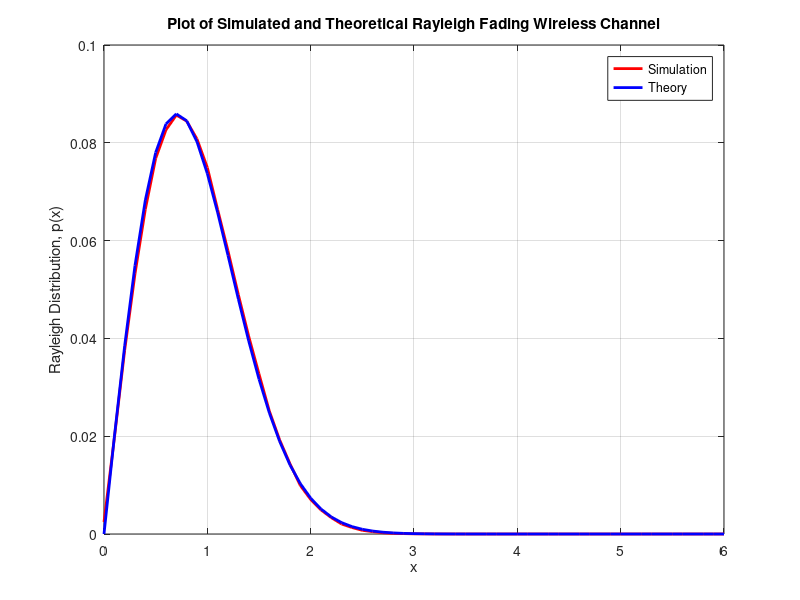
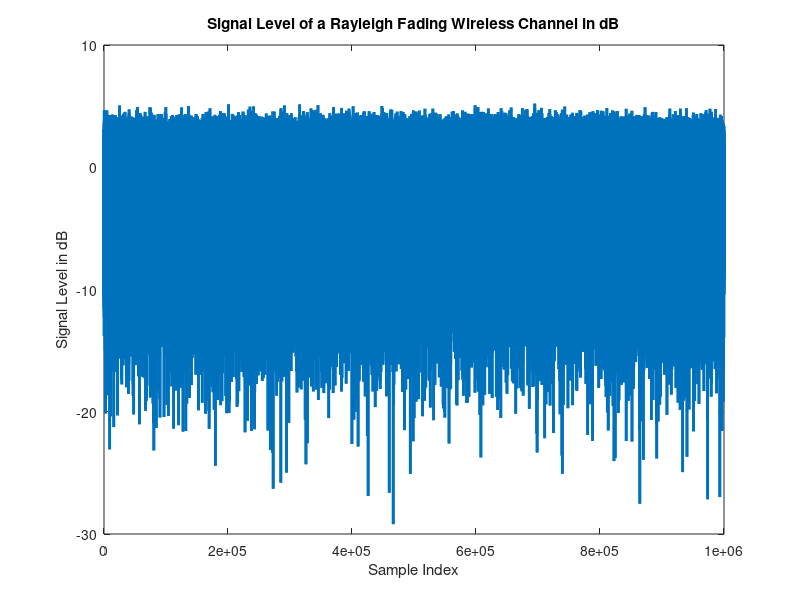
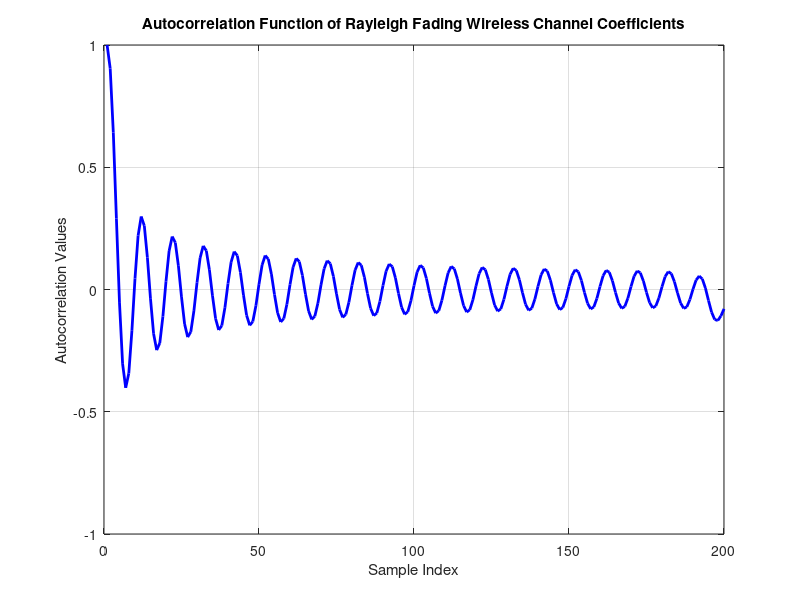
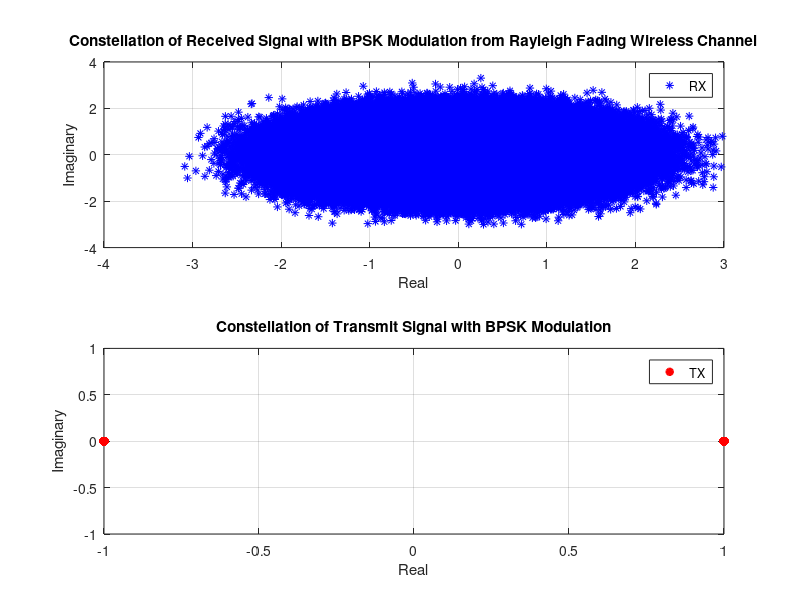

Here is the MATLAB script that generated these plots, in order:


%%%%%%%%%%%%%%%%%%%%%%%%%%%%%%%%%%%%%%%%%%%%%%%%%%%%%%%%%%%%%%%%%%%%%%%%%%
% Title     : Simulation of a Rayleigh Fading Wireless Channel
% Author    : balarcode
% Version   : 2.2
% Date      : 13th May 2025
% File Type : Matlab Script
% File Test : Verified on Matlab R2024b
% Comments  : Short-term fast fading of a wireless channel
%             can be modeled as a Rayleigh fading channel.
%             The channel has no line of sight (LOS) between transmitter
%             and receiver and includes multipath propagation of a
%             transmitted EM wave through multiple scatterers in the
%             vicinity of the wireless receiver.
%             Rayleigh fading channel is a statistical channel model.
%
% All Rights Reserved.
% %%%%%%%%%%%%%%%%%%%%%%%%%%%%%%%%%%%%%%%%%%%%%%%%%%%%%%%%%%%%%%%%%%%%%%%%
%%

clear
close all

%-------------------------------------------------------------------------
% Simulation Parameter Initialization
%-------------------------------------------------------------------------
% Maximum Doppler frequency due to wireless receiver's motion
fd_max = 200;

% Sampling period (To be taken to be less than the Doppler period to keep 
% ICI due to Doppler sufficiently low in time)
Ts = 0.1/fd_max;
fs = 1/Ts; % Sampling frequency

% Carrier frequency
fc = 1.8e9;
lambda = 3e8/fc; % velocity (m/s) / frequency (Hz)

% Number of samples considered in the simulation
num_samples = 10^6;

M = 32;
n = 1 : M;
N = 4 * M;

% Initialize r_i and r_q to all zeros
r_i = zeros(1, num_samples); % Returns a vector of order 1 x num_samples with elements being zeros
r_q = r_i;

%-------------------------------------------------------------------------
% Simulation of a Rayleigh Fading Wireless Channel
%-------------------------------------------------------------------------
% Doppler frequency
fn = fd_max * cos(2 * pi * (n-0.5)/N); 
% NOTE: Since the Doppler frequency is very small compared to the carrier frequency,
%       the electric field components can be modeled as a narrow band random process.

% angle_n is the angle of the nth scattered wave arriving at the receiver w.r.t the direction of motion of the receiver
% NOTE: The scattered waves arrive at a uniform distribution angle.
angle_n = pi * n/(M); 

% 'alpha_n' is a real random variable representing the amplitude of the scattered waves
alpha_n = sign(randn(1, M));

% The phase of the scattered waves are statistically independent and
% uniformly distributed in (0, 2*pi)
theta = 2 * pi * rand(1, M);

m = (1 : num_samples);

% Phase of the nth scattered wave arriving at the receiver with 
% Doppler shift included = (2*pi*fn*t)+theta; where 't' is sampled at 'm*Ts'
for idx = 1 : M
    r_i(m) = r_i(m) + alpha_n(idx) * cos(angle_n(idx)) * cos(2*pi*fn(idx)*m*Ts+theta(idx));
    r_q(m) = r_q(m) + alpha_n(idx) * sin(angle_n(idx)) * cos(2*pi*fn(idx)*m*Ts+theta(idx));
end
% NOTE-1: r_i and r_q represent the Gaussian random variables for the in-phase and 
%         quadrature-phase of the resultant electric field at the wireless receiver.
%         These two Gaussian random variables are independent and identically distributed.
% NOTE-2: Jakes Method uses Sum of Sinusoids to obtain the Gaussian random
%         variables with Doppler shift and angle of arrival included.

% Complex baseband fading signal from a Rayleigh fading channel
fading_signal = (r_i + 1i*r_q) * (sqrt(2/M));
% NOTE: Also called as Rayleigh fading channel coefficients.

% NOTE: The distribution of magnitude of the fading signal follows a 
% Rayleigh probability distribution.
magnitude_fading_signal = abs(fading_signal);

%------------------------------------------------------------------------
% TRANSMIT DATA
%------------------------------------------------------------------------
transmit_data = sign(randn(1, num_samples)); % BPSK modulated random data

%------------------------------------------------------------------------
% RECEIVED SIGNAL
%------------------------------------------------------------------------
received_signal = transmit_data.*fading_signal;
magnitude_received_signal = abs(received_signal);

%------------------------------------------------------------------------
% FIGURE(S)
%------------------------------------------------------------------------
figure(1)
X = (0 : 0.1 : 6);
[rayleigh_fading_sim, X_sim] = hist(magnitude_received_signal, X);
plot(X, rayleigh_fading_sim/sum(rayleigh_fading_sim), '-r', 'LineWidth', 2);
hold on;

sigma = 1/sqrt(2); % Standard deviation
rayleigh_fading_theory = (X./(sigma^2)).*exp((-X.^2)/(2*(sigma^2)));
plot(X, rayleigh_fading_theory/sum(rayleigh_fading_theory), '-b', 'LineWidth', 2);

grid on;
legend('Simulation', 'Theory');
xlabel('x');
ylabel('Rayleigh Distribution, p(x)');
title('Plot of Simulated and Theoretical Rayleigh Fading Wireless Channel');

figure(2)
t = (1 : num_samples);
plot(t, 10*log10(magnitude_fading_signal), 'LineWidth', 2);
xlabel('Sample Index');
ylabel('Signal Level in dB');
title('Signal Level of a Rayleigh Fading Wireless Channel in dB');

figure(3)
acorr_i = xcorr(fading_signal);
acorr_i = acorr_i / max(acorr_i);
plot(real(acorr_i(num_samples : num_samples+fd_max-1)), '-b', 'LineWidth', 2);
grid on;
xlabel('Sample Index');
ylabel('Autocorrelation Values');
title('Autocorrelation Function of Rayleigh Fading Wireless Channel Coefficients');

figure(4)
subplot(2,1,1)
plot(real(received_signal), imag(received_signal), 'b*')
grid on
legend('RX');
xlabel("Real")
ylabel("Imaginary")
title('Constellation of Received Signal with BPSK Modulation from Rayleigh Fading Wireless Channel')
subplot(2,1,2)
plot(real(transmit_data), imag(transmit_data), 'r*', 'LineWidth', 2)
grid on
legend('TX');
xlabel("Real")
ylabel("Imaginary")
title('Constellation of Transmit Signal with BPSK Modulation')
